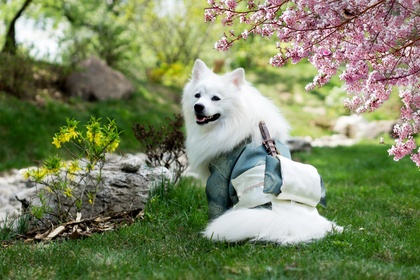
%> input picture dog.jpg, 420 x 280 px, shrunk from 4000 x 2667 before the run, given in place of dog.bmp, which was not available
$ octave Mersen_Uolsh.m   (GNU Octave 9; MATLAB toolbox functions it lacks are replaced by stand-ins)
%> lines starting %> are read from the running program, lines starting %| are printed output that depends on the picture; pictures that were not available may be replaced by others from this repository, and a replacement may not be noted
%> further down, I0 is the input picture: size 280x420x3 uint8; mean R, G, B 124.1, 134.1, 98.1
### Walsh_MERS.m
function T4 = Walsh_MERS(number)
%> called with number = 255

N_mers=number;

N=N_mers+1;
hadamardMatrix  = hadamard(N);

figure()
imagesc(((hadamardMatrix)))
colormap(gray(2))
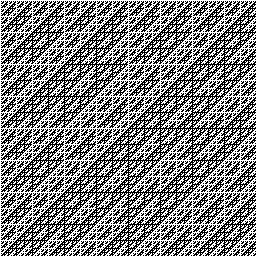
%> displayed picture: size 256x256x3, on the screen's scale of 0 to 255; 50.2% white; black in thin lines or dots

HadIdx = 0:N-1;
M = log2(N)+1;

binHadIdx = fliplr(dec2bin(HadIdx,M))-'0';
binSeqIdx = zeros(N,M-1);
for k = M:-1:2

    binSeqIdx(:,k) = xor(binHadIdx(:,k),binHadIdx(:,k-1));
end
SeqIdx = binSeqIdx*pow2((M-1:-1:0)');
walshMatrix = hadamardMatrix(SeqIdx+1,:);

figure()
imagesc(((walshMatrix)))
colormap(gray(2))

walshMatrix_MERS2=-walshMatrix(2:end,2:end);

figure()
imagesc(((walshMatrix_MERS2)))
colormap(gray(2))
title('2-х уровневая Матрица Мерсенна-Уолша');

walshMatrix_MERS=change_b(walshMatrix_MERS2);


%Преобразование 2-х уровневой матрицы в 4-ч уровневневую при помощи
%матрицы шахматного порядка со значениями 1 и -1
chess=add_chess(N_mers);


T4=walshMatrix_MERS.*chess;
figure()
imagesc(T4)
title('4-х уровневая Матрица Мерсенна-Уолша');


figure()
imagesc(walshMatrix_MERS*walshMatrix_MERS')
colormap(gray(2))


### change_b.m
function walsh_Mersene=change_b(Hadamar_Mersene)


[n,n]=size(Hadamar_Mersene);
p=n+1;
a=1
b1=a*(p-sqrt(4*p))/(p-4)
b=b1

for i=1:n
    for j=1:n
        if Hadamar_Mersene(i,j)==-1
            walsh_Mersene(i,j)=-b;
        else
            walsh_Mersene(i,j)=1;

        end
    end
end

### add_chess.m
function chess=add_chess(N)
%> called with N = 255

ww1=ones(1,N);
for ii= 1:length(ww1)
    if mod(ii,2)==0
    ww1(ii)=-1;
    end
end

% ww1=[1 -1  1 -1  1 -1  1];
ww2=-ww1;

chess=[];
for i= 1:length(ww1)

    if mod(i,2)==0

        chess=[chess; ww2];
    else
        chess=[chess; ww1];

    end

end

end

### invzigzag.m
function out=invzigzag(in,num_rows,num_cols)
% Inverse Zig-zag scanning
% This function reorders a 1-D array into a specifiable
% 2-D matrix by implementing the INVERSE ZIG-ZAG SCNANNING procedure.
% IN specifies the input 1-D array or vector
% NUM_ROWS is the number of rows desired in the output matrix
% NUM_COLS is the number of columns desired in the output matrix
% OUT is the resulting inverse zig-zag scanned matrix
% having the same number of elements as vector IN
%
% As an example,
% IN = [1     2     4     7     5     3     6     8    10    11     9    12];
% OUT = INVZIGZAG(IN,4,3)
% OUT=
%	1     2     3
%	4     5     6
%	7     8     9
%	10    11    12
%
%
% Oluwadamilola (Damie) Martins Ogunbiyi
% University of Maryland, College Park
% Department of Electrical and Computer Engineering
% Communications and Signal Processing
% 22-March-2010
% Copyright 2009-2010 Black Ace of Diamonds.
tot_elem=length(in);
if nargin>3
	error('Too many input arguments');
elseif nargin<3
	error('Too few input arguments');
end
% Check if matrix dimensions correspond
if tot_elem~=num_rows*num_cols
	error('Matrix dimensions do not coincide');
end
% Initialise the output matrix
out=zeros(num_rows,num_cols);
cur_row=1;	cur_col=1;	cur_index=1;
% First element
%out(1,1)=in(1);
while cur_index<=tot_elem
	if cur_row==1 & mod(cur_row+cur_col,2)==0 & cur_col~=num_cols
		out(cur_row,cur_col)=in(cur_index);
		cur_col=cur_col+1;							%move right at the top
		cur_index=cur_index+1;

	elseif cur_row==num_rows & mod(cur_row+cur_col,2)~=0 & cur_col~=num_cols
		out(cur_row,cur_col)=in(cur_index);
		cur_col=cur_col+1;							%move right at the bottom
		cur_index=cur_index+1;

	elseif cur_col==1 & mod(cur_row+cur_col,2)~=0 & cur_row~=num_rows
		out(cur_row,cur_col)=in(cur_index);
		cur_row=cur_row+1;							%move down at the left
		cur_index=cur_index+1;

	elseif cur_col==num_cols & mod(cur_row+cur_col,2)==0 & cur_row~=num_rows
		out(cur_row,cur_col)=in(cur_index);
		cur_row=cur_row+1;							%move down at the right
		cur_index=cur_index+1;

	elseif cur_col~=1 & cur_row~=num_rows & mod(cur_row+cur_col,2)~=0
		out(cur_row,cur_col)=in(cur_index);
		cur_row=cur_row+1;		cur_col=cur_col-1;	%move diagonally left down
		cur_index=cur_index+1;

	elseif cur_row~=1 & cur_col~=num_cols & mod(cur_row+cur_col,2)==0
		out(cur_row,cur_col)=in(cur_index);
		cur_row=cur_row-1;		cur_col=cur_col+1;	%move diagonally right up
		cur_index=cur_index+1;

	elseif cur_index==tot_elem						%input the bottom right element
        out(end)=in(end);							%end of the operation
		break										%terminate the operation
    end
end

### rle.m
function data = rle(x)
% data = rle(x) (de)compresses the data with the RLE-Algorithm
%   Compression:
%      if x is a numbervector data{1} contains the values
%      and data{2} contains the run lenths
%
%   Decompression:
%      if x is a cell array, data contains the uncompressed values
%
%      Version 1.0 by Stefan Eireiner (<a href="mailto:stefan-e@web.de?subject=rle">stefan-e@web.de</a>)
%      based on Code by Peter J. Acklam
%      last change 14.05.2004
if iscell(x) % decoding
	i = cumsum([ 1 x{2} ]);
	j = zeros(1, i(end)-1);
	j(i(1:end-1)) = 1;
	data = x{1}(cumsum(j));
else % encoding
	if size(x,1) > size(x,2), x = x'; end % if x is a column vector, tronspose
    i = [ find(x(1:end-1) ~= x(2:end)) length(x) ];
	data{2} = diff([ 0 i ]);
	data{1} = x(i);
end

### ad_mask_fun.m
function mask=ad_mask_fun(N, proc)
%proc - переменная от 0 до 1,которая задаёт границу обнуления вектора


mask=[];
leight = N*N

mask = ones(1, leight)

procent = ceil(leight * proc)

mask(1,1:procent) = 0

mask = invzigzag(mask,N,N)


### Mersen_Uolsh.m
clear all
close all
clc


%Первый этап - подключение изображения
I0=imread('dog.bmp');
I=double(I0);
%Размер блоков матриц,с которыми мы будем работать
m = 4
n = 4.^m - 1

proc = 0.8

%Второй этап - Создание Матрицы Мерсенна-Уолша
T = Walsh_MERS(n)


%Проверка на квазиортогональность
Proverka4 = T*T'
figure()
imagesc(Proverka4)
colormap(gray(2))
title('T*T"')


%Работа с изображением
I=I(:,:,1)
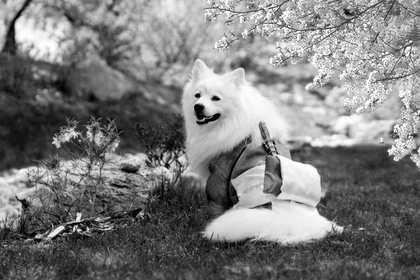
%> I: size 280x420 double; min 0, max 255, mean 124.1
figure()
imshow(uint8(I))
title('исходное изображение')


%Умножение ММУ на блоки матрицы изображения n-размера
B1 = blkproc(I,[n n],'P1*x*P2',T,T');
figure()
imshow(uint8(B1))
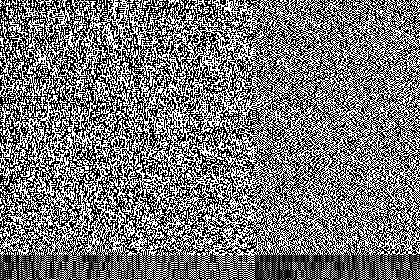
%> displayed picture: size 280x420, on the screen's scale of 0 to 255; min 0, max 255, mean 119.4
title('4-x')

%Размер изображения
[x, y] = size(B1);
%> x = 280; y = 420

%Уменьшение яркости
B = B1./(Proverka4(2,2));
figure()
imshow(uint8(B))
title('разбиение на блоки - 4')


%Сжатие изображения
mask = ad_mask_fun(n, proc) %Маска для изображения


B3 = blkproc(B,[n n],'P1.*x',mask);
figure()
imshow(uint8(B3))
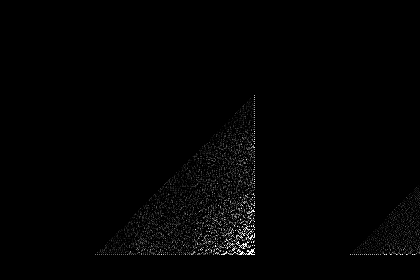
%> displayed picture: size 280x420, on the screen's scale of 0 to 255; min 0, max 255, mean 3
title('наложение маски - 4')


%Зигзаг проход при помощи матрицы индексов
ind = reshape(1:numel(B3), size(B3));       % indices of elements
ind = fliplr( spdiags( fliplr(ind) ) );     % get the anti-diagonals
ind(:,1:2:end) = flipud( ind(:,1:2:end) );  % reverse order of odd columns
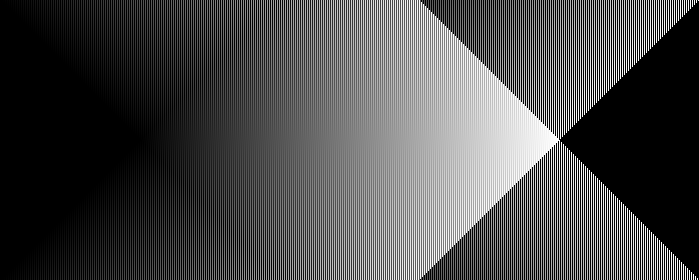
%> ind: size 280x699 double; min 0, max 117600, mean 35330.8; drawn with min black and max white
ind(ind==0) = [];


%rle кодирование и декодирование

rr = rle(B3(ind))
%> in rle, `i = [ find(x(1:end-1) ~= x(2:end)) length(x) ];`: i = 15723 values from 58441 to 117600
%> rr = 2 items
rrr = rle(rr)

%Возврат изображения
Final = invzigzag(rrr, x, y)
%> the loop in invzigzag (call 2), `while cur_index<=tot_elem` made 117600 passes
%> (cur_row, cur_col) on passes 2, 4, 5, 7, 8, 9, 11, 12, 13, 14, 16, 17: (2, 1), (2, 2), (1, 3), (2, 3), (3, 2), (4, 1), (4, 2), (3, 3), (2, 4), (1, 5), (2, 5), (3, 4)
%> cur_col on passes 1, 6, 15, 28, 45: 2, 4, 6, 8, 10


%Финальное декодирование изображения при помощи ММУ
I2 = blkproc(Final,[n n],'P1*x*P2',T,T')
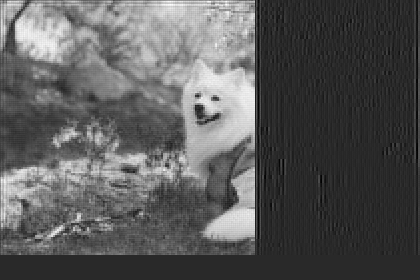
%> I2: size 280x420 double; min -12140.4, max 63302.4, mean 14577.1; drawn with min black and max white
I3 = I2./(Proverka4(2,2))
figure()
imshow(uint8(I3))
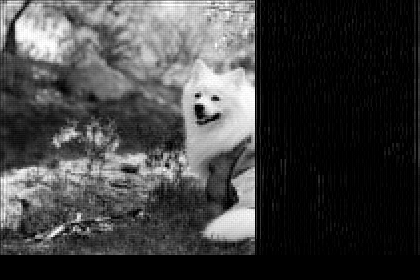
%> displayed picture: size 280x420, on the screen's scale of 0 to 255; min 0, max 255, mean 65.1
title('востановленное изображение 4')
imwrite(uint8(I3),'proverka2.bmp')
